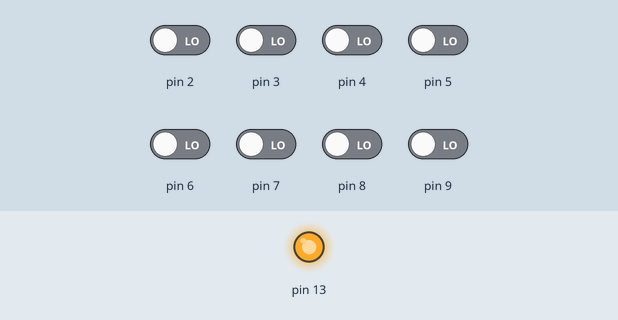
Recording of a sketch running on a simulated Arduino Uno, built with avr-gcc and run on an emulated ATmega328P. Parts: output pins drawn as LEDs (lit = HIGH). The inputs (shaded band) are chosen by the test bench; at power-on: pin 2–9 LOW.

Above: at 0.1 s.
Timing chart, 0 to 1.6 s (numbered marks = the images above):
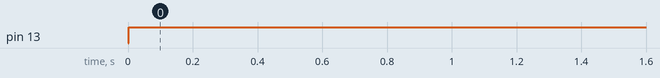

Measured:
- by itself, pin 13: LOW → HIGH at 0.00 s

The sketch:

sketch_mar30a.ino
```cpp
void setup() {

pinMode(2,INPUT);
pinMode(3,INPUT);
pinMode(4,INPUT);
pinMode(5,INPUT);
pinMode(6,INPUT);
pinMode(7,INPUT);
pinMode(8,INPUT);
pinMode(9,INPUT);
pinMode(13,OUTPUT);
}

int timer = 0;
void loop() {


  for(int i=2;i<=9;i++)
  {
    timer += digitalRead(i)*pow(2,(i-2));

    }
    digitalWrite(13,HIGH);
    delay (timer*4);

}
```
